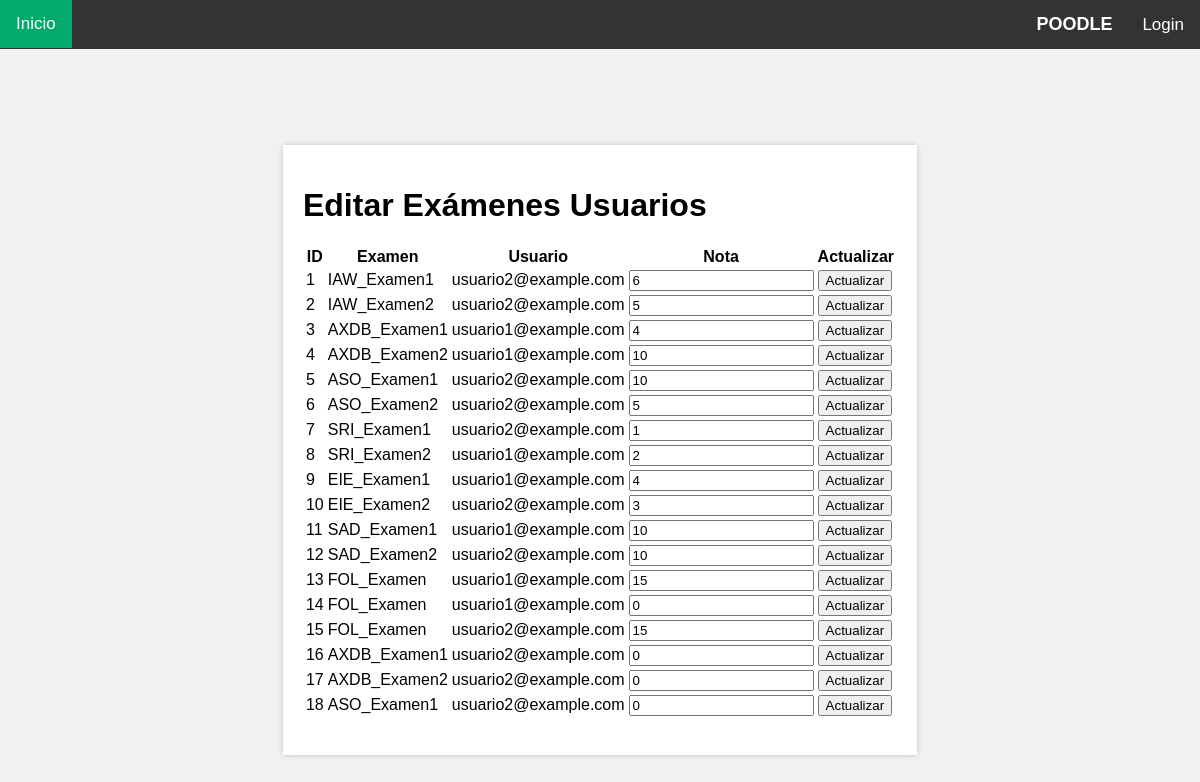
Page /checknotaprofe.php on the committed database.
### tables this page shows
CREATE TABLE `examenes_usuarios` (
  `id` int(11) NOT NULL,
  `examen` int(11) DEFAULT NULL,
  `usuario` varchar(40) DEFAULT NULL,
  `nota` int(11) DEFAULT NULL
);

CREATE TABLE `examenes` (
  `id` int(11) NOT NULL,
  `titulo` text DEFAULT NULL,
  `grupo` int(11) DEFAULT NULL,
  `fk_categoria` int(11) DEFAULT NULL,
  `puntuacionTotal` int(11) DEFAULT NULL,
  `borrado` tinyint(1) DEFAULT NULL,
  `creador` varchar(40) DEFAULT NULL
);

### checknotaprofe.php (the view, shortened to what this page needs)
<!DOCTYPE html>
<html lang="en">
<head>
  <link rel="stylesheet" href="style.css">
</head>
<body>
  <div class="prompt-box">
    <?php require './navbar.php'; ?>
    <div class="content">
      <p>
      <?php
    $conn = getconn();
  $sql = "SELECT examenes_usuarios.id, examenes.titulo, examenes_usuarios.usuario, examenes_usuarios.nota
          FROM examenes_usuarios
          INNER JOIN examenes ON examenes_usuarios.examen = examenes.id";
  $result = mysqli_query($conn, $sql);
  ?>
  <!DOCTYPE html>
  <html>
  <head>
  </head>
  <body>
      <h1>Editar Exámenes Usuarios</h1>
      <table>
          <tr>
              <th>ID</th>
              <th>Examen</th>
              <th>Usuario</th>
              <th>Nota</th>
              <th>Actualizar</th>
          </tr>
          <?php while ($row = mysqli_fetch_assoc($result)): ?>
          <tr>
              <form method="POST" action="<?php echo $_SERVER['PHP_SELF']; ?>">
                  <td><?php echo $row['id']; ?></td>
                  <td><?php echo $row['titulo']; ?></td>
                  <td><?php echo $row['usuario']; ?></td>
                  <td><input type="text" name="nota" value="<?php echo $row['nota']; ?>"></td>
                  <td>
                      <input type="submit" name="update" value="Actualizar">
                  </td>
              </form>
          </tr>
          <?php endwhile; ?>
      </table>
  </body>
  </html>
      </p>
    </div>
  </div>
</body>
</html>

### navbar.php (shortened to what this page needs)
<div class="navbar">
  <div>
    <a class="active" href="./default.php">Inicio</a>
  </div>
  <div class="navbar-right">
    <div class="logo">POODLE</div>
    <?php
    if (isset($_SESSION['tipoUsuario'])) {
      if (isset($_SESSION['nombre']) && isset($_SESSION['apellidos'])) {
        $nombre = $_SESSION['nombre'];
        $apellidos = $_SESSION['apellidos'];
        echo '<div class="template-name">Hola: ' . $nombre . ' ' . $apellidos . '</div>';
      }
    } else {
      echo '<a href="login.php" class="template-name">Login</a>';
    }
    ?>
  </div>
</div>

### style.css (style rules this page uses)
.navbar { position: fixed; top: 0; left: 0; width: 100%; background-color: #333; overflow: hidden; display: flex; justify-content: space-between; }
.navbar a { float: left; color: white; text-align: center; padding: 14px 16px; text-decoration: none; font-size: 17px; }
.navbar a.active { background-color: #04AA6D; color: white; }
.logo { float: left; padding: 14px; font-size: 18px; font-weight: bold; color: white; }
.template-name { padding: 14px; font-size: 18px; color: white; }
.navbar-right { display: flex; align-items: center; }
body { font-family: Verdana, sans-serif; display: flex; justify-content: center; align-items: center; height: 100vh; margin: 0; background-color: #f1f1f1; padding-top: 50px; }
.content { padding: 20px; background-color: white; max-width: 100%; box-shadow: 0 0 5px rgba(0, 0, 0, 0.2); }

### rows in the picture
examenes_usuarios: id "1", examen.titulo "IAW_Examen1", usuario "usuario2@example.com", nota "6"
examenes_usuarios: id "2", examen.titulo "IAW_Examen2", usuario "usuario2@example.com", nota "5"
examenes_usuarios: id "3", examen.titulo "AXDB_Examen1", usuario "usuario1@example.com", nota "4"
examenes_usuarios: id "4", examen.titulo "AXDB_Examen2", usuario "usuario1@example.com", nota "10"
examenes_usuarios: id "5", examen.titulo "ASO_Examen1", usuario "usuario2@example.com", nota "10"
examenes_usuarios: id "6", examen.titulo "ASO_Examen2", usuario "usuario2@example.com", nota "5"
examenes_usuarios: id "7", examen.titulo "SRI_Examen1", usuario "usuario2@example.com", nota "1"
examenes_usuarios: id "8", examen.titulo "SRI_Examen2", usuario "usuario1@example.com", nota "2"
examenes_usuarios: id "9", examen.titulo "EIE_Examen1", usuario "usuario1@example.com", nota "4"
examenes_usuarios: id "10", examen.titulo "EIE_Examen2", usuario "usuario2@example.com", nota "3"
examenes_usuarios: id "11", examen.titulo "SAD_Examen1", usuario "usuario1@example.com", nota "10"
examenes_usuarios: id "12", examen.titulo "SAD_Examen2", usuario "usuario2@example.com", nota "10"
examenes_usuarios: id "13", examen.titulo "FOL_Examen", usuario "usuario1@example.com", nota "15"
examenes_usuarios: id "14", examen.titulo "FOL_Examen", usuario "usuario1@example.com", nota "0"
examenes_usuarios: id "15", examen.titulo "FOL_Examen", usuario "usuario2@example.com", nota "15"
examenes_usuarios: id "16", examen.titulo "AXDB_Examen1", usuario "usuario2@example.com", nota "0"
examenes_usuarios: id "17", examen.titulo "AXDB_Examen2", usuario "usuario2@example.com", nota "0"
examenes_usuarios: id "18", examen.titulo "ASO_Examen1", usuario "usuario2@example.com", nota "0"
